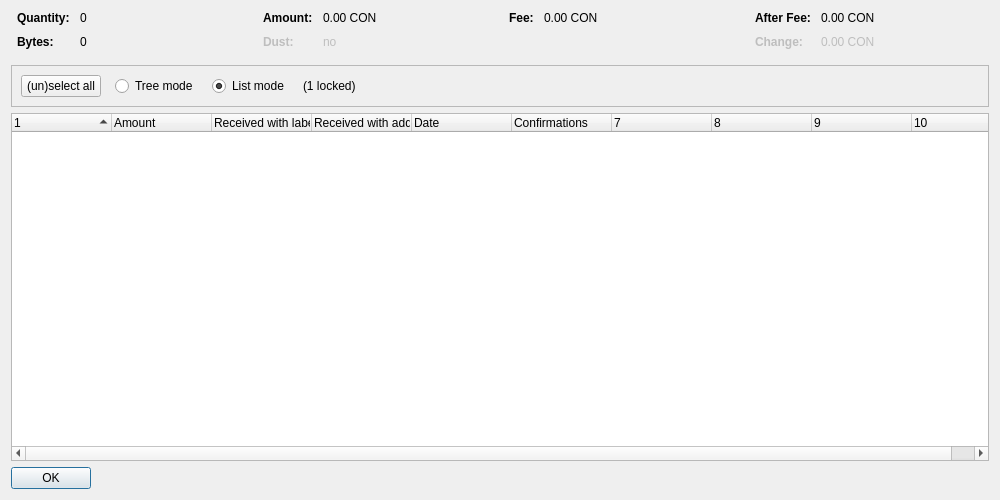
<?xml version="1.0" encoding="UTF-8"?>
<ui version="4.0">
 <class>CoinControlDialog</class>
 <widget class="QDialog" name="CoinControlDialog">
  <property name="geometry">
   <rect>
    <x>0</x>
    <y>0</y>
    <width>1000</width>
    <height>500</height>
   </rect>
  </property>
  <property name="windowTitle">
   <string>Coin Selection</string>
  </property>
  <layout class="QVBoxLayout" name="verticalLayout">
   <item>
    <layout class="QHBoxLayout" name="horizontalLayoutTop" stretch="0,0,0,0">
     <property name="topMargin">
      <number>0</number>
     </property>
     <property name="bottomMargin">
      <number>10</number>
     </property>
     <item>
      <layout class="QFormLayout" name="formLayoutCoinControl1">
       <property name="horizontalSpacing">
        <number>10</number>
       </property>
       <property name="verticalSpacing">
        <number>10</number>
       </property>
       <property name="leftMargin">
        <number>6</number>
       </property>
       <property name="rightMargin">
        <number>6</number>
       </property>
       <item row="0" column="0">
        <widget class="QLabel" name="labelCoinControlQuantityText">
         <property name="font">
          <font>
           <weight>75</weight>
           <bold>true</bold>
          </font>
         </property>
         <property name="text">
          <string>Quantity:</string>
         </property>
        </widget>
       </item>
       <item row="0" column="1">
        <widget class="QLabel" name="labelCoinControlQuantity">
         <property name="cursor">
          <cursorShape>IBeamCursor</cursorShape>
         </property>
         <property name="contextMenuPolicy">
          <enum>Qt::ActionsContextMenu</enum>
         </property>
         <property name="text">
          <string notr="true">0</string>
         </property>
         <property name="textInteractionFlags">
          <set>Qt::LinksAccessibleByMouse|Qt::TextSelectableByKeyboard|Qt::TextSelectableByMouse</set>
         </property>
        </widget>
       </item>
       <item row="1" column="0">
        <widget class="QLabel" name="labelCoinControlBytesText">
         <property name="font">
          <font>
           <weight>75</weight>
           <bold>true</bold>
          </font>
         </property>
         <property name="text">
          <string>Bytes:</string>
         </property>
        </widget>
       </item>
       <item row="1" column="1">
        <widget class="QLabel" name="labelCoinControlBytes">
         <property name="cursor">
          <cursorShape>IBeamCursor</cursorShape>
         </property>
         <property name="contextMenuPolicy">
          <enum>Qt::ActionsContextMenu</enum>
         </property>
         <property name="text">
          <string notr="true">0</string>
         </property>
         <property name="textInteractionFlags">
          <set>Qt::LinksAccessibleByMouse|Qt::TextSelectableByKeyboard|Qt::TextSelectableByMouse</set>
         </property>
        </widget>
       </item>
      </layout>
     </item>
     <item>
      <layout class="QFormLayout" name="formLayoutCoinControl2">
       <property name="horizontalSpacing">
        <number>10</number>
       </property>
       <property name="verticalSpacing">
        <number>10</number>
       </property>
       <property name="leftMargin">
        <number>6</number>
       </property>
       <property name="rightMargin">
        <number>6</number>
       </property>
       <item row="0" column="0">
        <widget class="QLabel" name="labelCoinControlAmountText">
         <property name="font">
          <font>
           <weight>75</weight>
           <bold>true</bold>
          </font>
         </property>
         <property name="text">
          <string>Amount:</string>
         </property>
        </widget>
       </item>
       <item row="0" column="1">
        <widget class="QLabel" name="labelCoinControlAmount">
         <property name="cursor">
          <cursorShape>IBeamCursor</cursorShape>
         </property>
         <property name="contextMenuPolicy">
          <enum>Qt::ActionsContextMenu</enum>
         </property>
         <property name="text">
          <string notr="true">0.00 CON</string>
         </property>
         <property name="textInteractionFlags">
          <set>Qt::LinksAccessibleByMouse|Qt::TextSelectableByKeyboard|Qt::TextSelectableByMouse</set>
         </property>
        </widget>
       </item>
       <item row="1" column="0">
        <widget class="QLabel" name="labelCoinControlLowOutputText">
         <property name="enabled">
          <bool>false</bool>
         </property>
         <property name="font">
          <font>
           <weight>75</weight>
           <bold>true</bold>
          </font>
         </property>
         <property name="text">
          <string>Dust:</string>
         </property>
        </widget>
       </item>
       <item row="1" column="1">
        <widget class="QLabel" name="labelCoinControlLowOutput">
         <property name="enabled">
          <bool>false</bool>
         </property>
         <property name="cursor">
          <cursorShape>IBeamCursor</cursorShape>
         </property>
         <property name="contextMenuPolicy">
          <enum>Qt::ActionsContextMenu</enum>
         </property>
         <property name="text">
          <string notr="true">no</string>
         </property>
         <property name="textInteractionFlags">
          <set>Qt::LinksAccessibleByMouse|Qt::TextSelectableByKeyboard|Qt::TextSelectableByMouse</set>
         </property>
        </widget>
       </item>
      </layout>
     </item>
     <item>
      <layout class="QFormLayout" name="formLayoutCoinControl3">
       <property name="horizontalSpacing">
        <number>10</number>
       </property>
       <property name="verticalSpacing">
        <number>10</number>
       </property>
       <property name="leftMargin">
        <number>6</number>
       </property>
       <property name="rightMargin">
        <number>6</number>
       </property>
       <item row="0" column="0">
        <widget class="QLabel" name="labelCoinControlFeeText">
         <property name="font">
          <font>
           <weight>75</weight>
           <bold>true</bold>
          </font>
         </property>
         <property name="text">
          <string>Fee:</string>
         </property>
        </widget>
       </item>
       <item row="0" column="1">
        <widget class="QLabel" name="labelCoinControlFee">
         <property name="cursor">
          <cursorShape>IBeamCursor</cursorShape>
         </property>
         <property name="contextMenuPolicy">
          <enum>Qt::ActionsContextMenu</enum>
         </property>
         <property name="text">
          <string notr="true">0.00 CON</string>
         </property>
         <property name="textInteractionFlags">
          <set>Qt::LinksAccessibleByMouse|Qt::TextSelectableByKeyboard|Qt::TextSelectableByMouse</set>
         </property>
        </widget>
       </item>
      </layout>
     </item>
     <item>
      <layout class="QFormLayout" name="formLayoutCoinControl4">
       <property name="horizontalSpacing">
        <number>10</number>
       </property>
       <property name="verticalSpacing">
        <number>10</number>
       </property>
       <property name="leftMargin">
        <number>6</number>
       </property>
       <property name="rightMargin">
        <number>6</number>
       </property>
       <item row="0" column="0">
        <widget class="QLabel" name="labelCoinControlAfterFeeText">
         <property name="font">
          <font>
           <weight>75</weight>
           <bold>true</bold>
          </font>
         </property>
         <property name="text">
          <string>After Fee:</string>
         </property>
        </widget>
       </item>
       <item row="0" column="1">
        <widget class="QLabel" name="labelCoinControlAfterFee">
         <property name="cursor">
          <cursorShape>IBeamCursor</cursorShape>
         </property>
         <property name="contextMenuPolicy">
          <enum>Qt::ActionsContextMenu</enum>
         </property>
         <property name="text">
          <string notr="true">0.00 CON</string>
         </property>
         <property name="textInteractionFlags">
          <set>Qt::LinksAccessibleByMouse|Qt::TextSelectableByKeyboard|Qt::TextSelectableByMouse</set>
         </property>
        </widget>
       </item>
       <item row="1" column="0">
        <widget class="QLabel" name="labelCoinControlChangeText">
         <property name="enabled">
          <bool>false</bool>
         </property>
         <property name="font">
          <font>
           <weight>75</weight>
           <bold>true</bold>
          </font>
         </property>
         <property name="text">
          <string>Change:</string>
         </property>
        </widget>
       </item>
       <item row="1" column="1">
        <widget class="QLabel" name="labelCoinControlChange">
         <property name="enabled">
          <bool>false</bool>
         </property>
         <property name="cursor">
          <cursorShape>IBeamCursor</cursorShape>
         </property>
         <property name="contextMenuPolicy">
          <enum>Qt::ActionsContextMenu</enum>
         </property>
         <property name="text">
          <string notr="true">0.00 CON</string>
         </property>
         <property name="textInteractionFlags">
          <set>Qt::LinksAccessibleByMouse|Qt::TextSelectableByKeyboard|Qt::TextSelectableByMouse</set>
         </property>
        </widget>
       </item>
      </layout>
     </item>
    </layout>
   </item>
   <item>
    <widget class="QFrame" name="frame">
     <property name="minimumSize">
      <size>
       <width>0</width>
       <height>40</height>
      </size>
     </property>
     <property name="frameShape">
      <enum>QFrame::StyledPanel</enum>
     </property>
     <property name="frameShadow">
      <enum>QFrame::Sunken</enum>
     </property>
     <layout class="QHBoxLayout" name="horizontalLayout">
      <item>
       <layout class="QHBoxLayout" name="horizontalLayoutPanel" stretch="0,0,0,0,0">
        <property name="spacing">
         <number>14</number>
        </property>
        <item>
         <widget class="QPushButton" name="pushButtonSelectAll">
          <property name="sizePolicy">
           <sizepolicy hsizetype="Maximum" vsizetype="Fixed">
            <horstretch>0</horstretch>
            <verstretch>0</verstretch>
           </sizepolicy>
          </property>
          <property name="text">
           <string>(un)select all</string>
          </property>
          <property name="autoDefault">
           <bool>false</bool>
          </property>
         </widget>
        </item>
        <item>
         <widget class="QRadioButton" name="radioTreeMode">
          <property name="sizePolicy">
           <sizepolicy hsizetype="Maximum" vsizetype="Fixed">
            <horstretch>0</horstretch>
            <verstretch>0</verstretch>
           </sizepolicy>
          </property>
          <property name="text">
           <string>Tree mode</string>
          </property>
         </widget>
        </item>
        <item>
         <widget class="QRadioButton" name="radioListMode">
          <property name="sizePolicy">
           <sizepolicy hsizetype="Maximum" vsizetype="Fixed">
            <horstretch>0</horstretch>
            <verstretch>0</verstretch>
           </sizepolicy>
          </property>
          <property name="text">
           <string>List mode</string>
          </property>
          <property name="checked">
           <bool>true</bool>
          </property>
         </widget>
        </item>
        <item>
         <widget class="QLabel" name="labelLocked">
          <property name="text">
           <string notr="true">(1 locked)</string>
          </property>
         </widget>
        </item>
        <item>
         <spacer name="horizontalSpacer">
          <property name="orientation">
           <enum>Qt::Horizontal</enum>
          </property>
          <property name="sizeHint" stdset="0">
           <size>
            <width>40</width>
            <height>20</height>
           </size>
          </property>
         </spacer>
        </item>
       </layout>
      </item>
     </layout>
    </widget>
   </item>
   <item>
    <widget class="CoinControlTreeWidget" name="treeWidget">
     <property name="contextMenuPolicy">
      <enum>Qt::CustomContextMenu</enum>
     </property>
     <property name="sortingEnabled">
      <bool>false</bool>
     </property>
     <property name="columnCount">
      <number>10</number>
     </property>
     <attribute name="headerShowSortIndicator" stdset="0">
      <bool>true</bool>
     </attribute>
     <attribute name="headerStretchLastSection">
      <bool>false</bool>
     </attribute>
     <column>
      <property name="text">
       <string/>
      </property>
     </column>
     <column>
      <property name="text">
       <string>Amount</string>
      </property>
     </column>
     <column>
      <property name="text">
       <string>Received with label</string>
      </property>
     </column>
     <column>
      <property name="text">
       <string>Received with address</string>
      </property>
     </column>
     <column>
      <property name="text">
       <string>Date</string>
      </property>
     </column>
     <column>
      <property name="text">
       <string>Confirmations</string>
      </property>
      <property name="toolTip">
       <string>Confirmed</string>
      </property>
     </column>
     <column>
      <property name="text">
       <string/>
      </property>
     </column>
     <column>
      <property name="text">
       <string/>
      </property>
     </column>
     <column>
      <property name="text">
       <string/>
      </property>
     </column>
     <column>
      <property name="text">
       <string/>
      </property>
     </column>
    </widget>
   </item>
   <item>
    <widget class="QDialogButtonBox" name="buttonBox">
     <property name="sizePolicy">
      <sizepolicy hsizetype="Maximum" vsizetype="Fixed">
       <horstretch>0</horstretch>
       <verstretch>0</verstretch>
      </sizepolicy>
     </property>
     <property name="orientation">
      <enum>Qt::Horizontal</enum>
     </property>
     <property name="standardButtons">
      <set>QDialogButtonBox::Ok</set>
     </property>
    </widget>
   </item>
  </layout>
 </widget>
 <customwidgets>
  <customwidget>
   <class>CoinControlTreeWidget</class>
   <extends>QTreeWidget</extends>
   <header>coincontroltreewidget.h</header>
  </customwidget>
 </customwidgets>
 <resources/>
 <connections/>
</ui>
